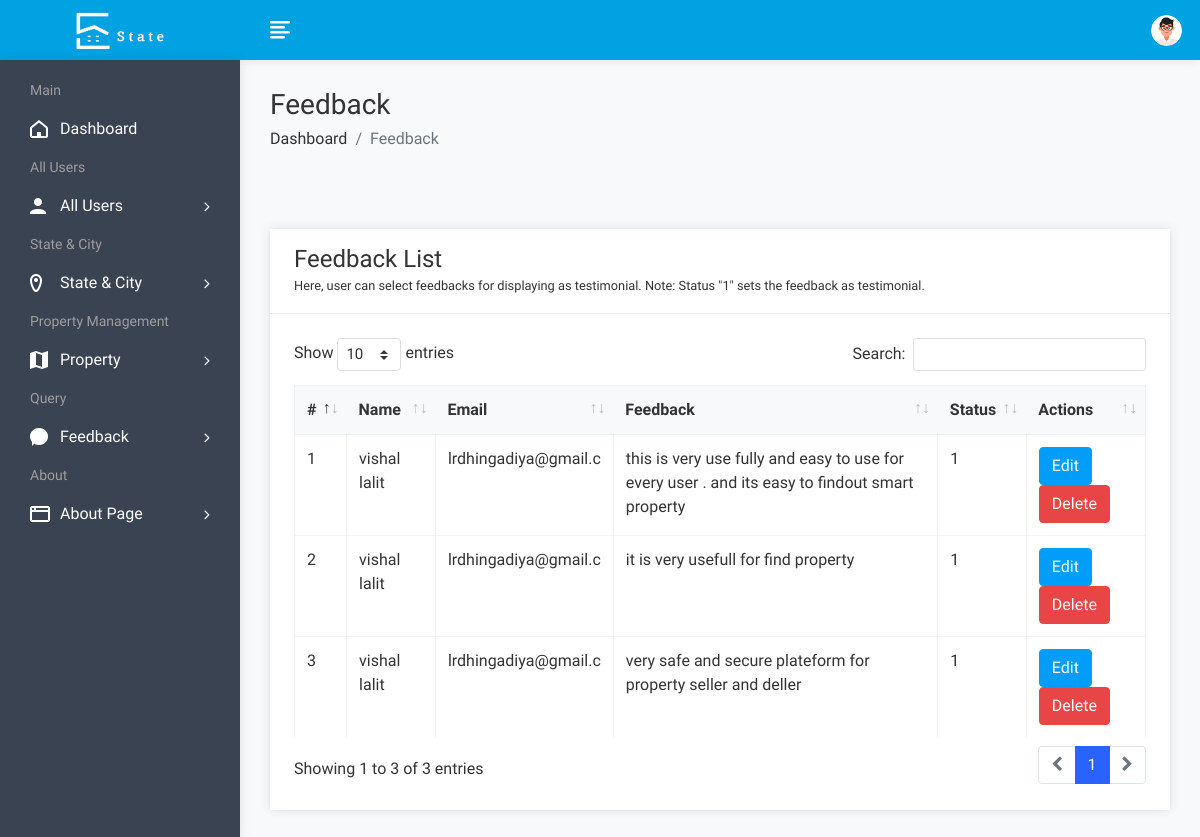
The page /admin/feedbackview.php (signed in) on the database as committed earlier.
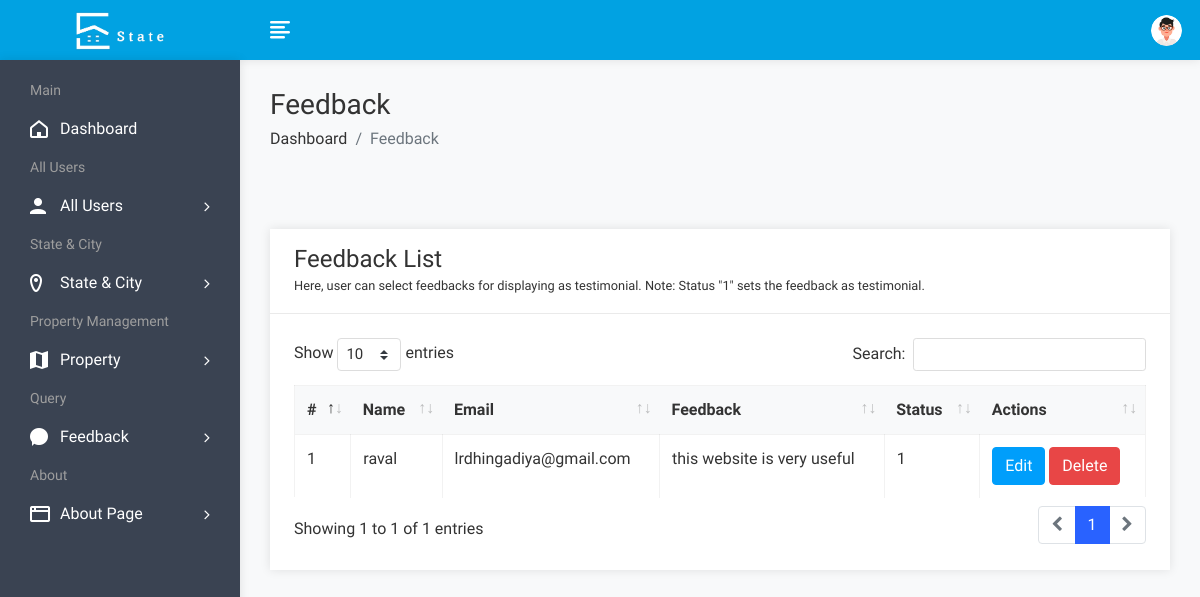
The same page on the database as committed later.
### tables this page shows
CREATE TABLE IF NOT EXISTS `feedback` (
  `fid` int(50) NOT NULL AUTO_INCREMENT,
  `uid` int(50) NOT NULL,
  `fdescription` varchar(300) NOT NULL,
  `status` int(1) NOT NULL,
  `date` datetime NOT NULL DEFAULT CURRENT_TIMESTAMP,
  PRIMARY KEY (`fid`)
);

CREATE TABLE IF NOT EXISTS `user` (
  `uid` int(50) NOT NULL AUTO_INCREMENT,
  `uname` varchar(100) NOT NULL,
  `uemail` varchar(100) NOT NULL,
  `uphone` varchar(20) NOT NULL,
  `upass` varchar(50) NOT NULL,
  `utype` varchar(50) NOT NULL,
  `uimage` varchar(300) NOT NULL,
  `resettoken` varchar(255) DEFAULT NULL,
  `resetexpiry` date DEFAULT NULL,
  PRIMARY KEY (`uid`),
  UNIQUE KEY `uemail` (`uemail`)
);

### admin/feedbackview.php (the view, shortened to what this page needs)
<!DOCTYPE html>
<html lang="en">
<head>
        <link rel="stylesheet" href="assets/css/bootstrap.min.css">
        <link rel="stylesheet" href="assets/css/font-awesome.min.css">
        <link rel="stylesheet" href="assets/css/feathericon.min.css">
		<link rel="stylesheet" href="assets/plugins/datatables/dataTables.bootstrap4.min.css">
		<link rel="stylesheet" href="assets/plugins/datatables/responsive.bootstrap4.min.css">
		<link rel="stylesheet" href="assets/plugins/datatables/select.bootstrap4.min.css">
		<link rel="stylesheet" href="assets/plugins/datatables/buttons.bootstrap4.min.css">
        <link rel="stylesheet" href="assets/css/style.css">
    </head>
    <body>
				<?php include("header.php"); ?>
            <div class="page-wrapper">
                <div class="content container-fluid">
					<div class="page-header py-5	">
						<div class="row">
							<div class="col">
								<h3 class="page-title">Feedback</h3>
								<ul class="breadcrumb">
									<li class="breadcrumb-item"><a href="dashboard.php">Dashboard</a></li>
									<li class="breadcrumb-item active">Feedback</li>
								</ul>
							</div>
						</div>
					</div>
					<div class="row">
						<div class="col-sm-12">
							<div class="card">
								<div class="card-header">
									<h4 class="card-title">Feedback List</h4>
									<small>Here, user can select feedbacks for displaying as testimonial. Note: Status "1" sets the feedback as testimonial.</small>
								</div>
								<div class="card-body">
									<table id="basic-datatable" class="table table-bordered table-hover">
                                            <thead>
                                                <tr>
                                                    <th>#</th>
                                                    <th>Name</th>
                                                    <th>Email</th>
                                                    <th>Feedback</th>
													<th>Status</th>
                                                    <th>Actions</th>
                                                </tr>
                                            </thead>
                                            <tbody>
											<?php
												$query=mysqli_query($con,"select feedback.*, user.* from feedback,user where feedback.uid=user.uid");
												$cnt=1;
												while($row=mysqli_fetch_array($query))
													{
											?>
                                                <tr>
                                                    <td><?php echo $cnt; ?></td>
                                                    <td><?php echo $row['uname']; ?></td>
                                                    <td><?php echo $row['uemail']; ?></td>
                                                    <td><?php echo $row['2']; ?></td>
                                                    <td><?php echo $row['3']; ?></td>
													<td><a href="feedbackedit.php?id=<?php echo $row['0']; ?>"><button class="btn btn-info">Edit</button></a>
                                                    <a href="feedbackdelete.php?id=<?php echo $row['0']; ?>"><button class="btn btn-danger">Delete</button></a></td>
                                                </tr>
                                                <?php
												$cnt=$cnt+1;
												}
												?>
                                            </tbody>
                                        </table>
								</div>
							</div>
						</div>
					</div>
				</div>
			</div>
    </body>
</html>

Rows that differ between the two databases and show on the page:
removed feedback: uid.uname "vishal lalit", uid.uemail "lrdhingadiya@gmail.c", fdescription "this is very use fully and easy to use for every user . and its easy to findout smart property", status "1"
removed feedback: uid.uname "vishal lalit", uid.uemail "lrdhingadiya@gmail.c", fdescription "it is very usefull for find property", status "1"
removed feedback: uid.uname "vishal lalit", uid.uemail "lrdhingadiya@gmail.c", fdescription "very safe and secure plateform for property seller and deller", status "1"
added feedback: uid.uname "raval", uid.uemail "lrdhingadiya@gmail.com", fdescription "this website is very useful", status "1"
Other text that changed with them:
text written by a page script: "Show entries Search: Showing 1 to 3 of 3 entries 1" → "Show entries Search: Showing 1 to 1 of 1 entries 1"
